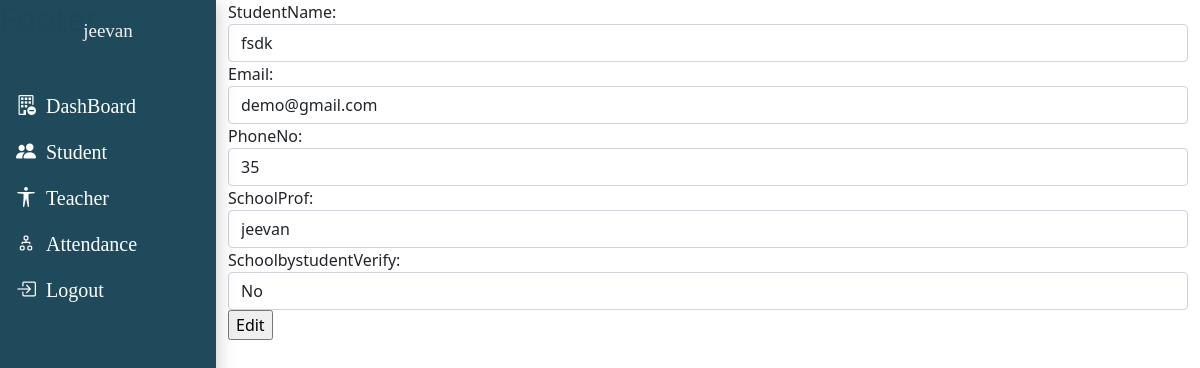
Before: /school/student_Profile/6 (signed in) with the older database file.
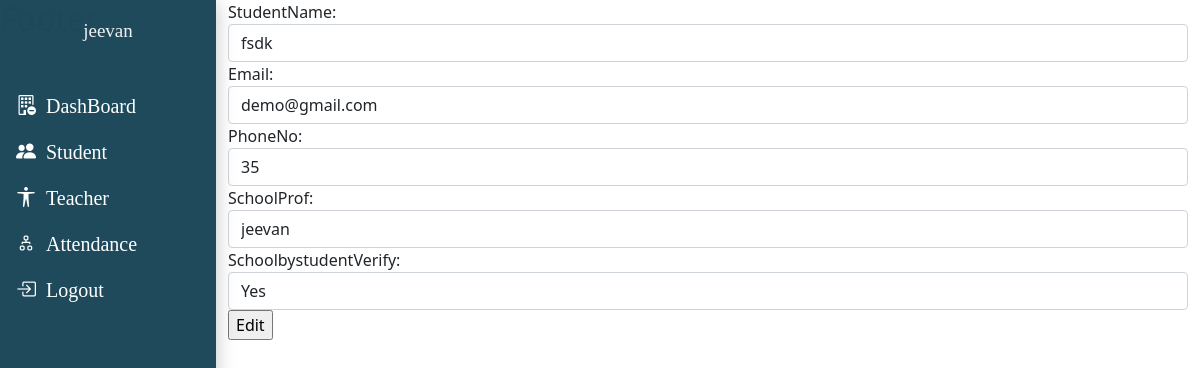
After: the same page with the newer database file.
### school/models.py (models this page shows, shortened)
class SchoolStudentsModel(models.Model):
	author=models.ForeignKey('Auth.User',on_delete=models.CASCADE,null=True,blank=True)
	schoolProf=models.ForeignKey('school.SchoolProfileModel',on_delete=models.CASCADE,null=True,blank=True,related_name="studentSchools")
	studentProf=models.ForeignKey('student.StudentProfileModel',on_delete=models.CASCADE,related_name="studentsSS",null=True,blank=True)
	studentName=models.CharField(max_length=60)
	email=models.EmailField()
	phoneNo=models.BigIntegerField(null=True,blank=True)
	publish = models.DateTimeField(default=timezone.now)
	created = models.DateTimeField(auto_now_add=True)
	updated = models.DateTimeField(auto_now=True)
	schoolbystudentVerify=models.BooleanField(null=True,default=False)
	status = models.CharField(max_length=10, choices=STATUS_CHOICES, default='draft')

### school/views.py (the view)
# urls.py: path('student_Profile/<int:id>',views.EditStudentProfile,name="editstudentprofile"),
def EditStudentProfile(request,id):
    instance=SchoolStudentsModel.objects.get(id=id)
    if request.method == "POST":
        form=EditStudentProfileForm(request.POST,instance=instance)
        if form.is_valid():
            form.save()
            return redirect('school:StudentDetaillist')
    else:
        form=EditStudentProfileForm(instance=instance)
    context={
        'form':form
    }
    return render(request,"base/editstudentProfile.html",context)

### school/forms.py
class EditStudentProfileForm(forms.ModelForm):
    class Meta:
        model=SchoolStudentsModel
        fields=('studentName','email','phoneNo','schoolProf','schoolbystudentVerify')
    def __init__(self,*args,**kwargs):
        super(EditStudentProfileForm,self).__init__(*args,**kwargs)
        for fieldName,fields in self.fields.items():
            fields.widget.attrs['class']='form-control'

### Auth/models.py (called while the page is built)
    def __str__(self):
        return self.username

### school/models.py (called while the page is built)
    def __str__(self):
        return self.name

### school/templates/base/editstudentProfile.html (shortened to what this page needs)
{% extends 'base/schoolBase.html' %}
{% block content %}
<div class="main">
    <form action="" method="post" enctype="multipart/form-data">
        {{form}}
        <input type="submit" value="Edit">
    </form>
</div>
{% endblock %}

Changed rows visible on the page:
changed SchoolStudentsModel "fsdk": schoolbystudentVerify "No" → "Yes"
